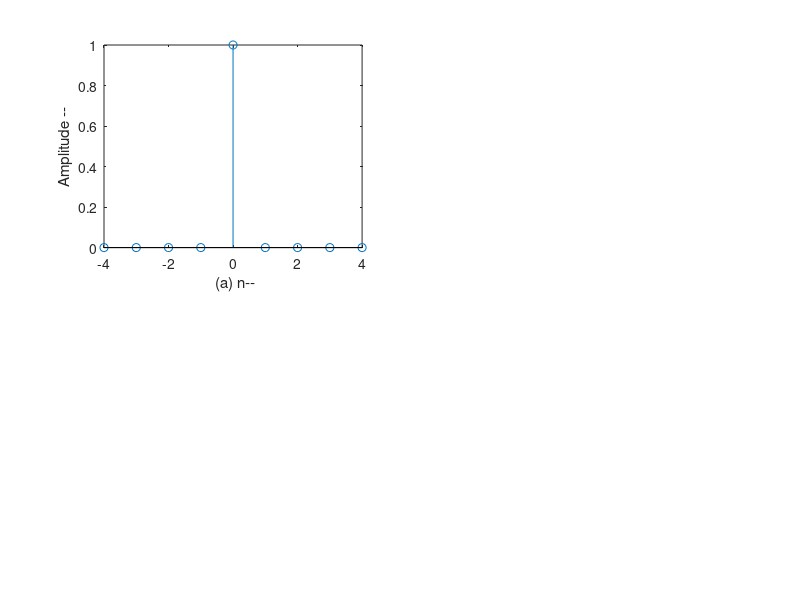

MATLAB code for this plot:
clc;
x=-4:1:4;
y=[zeros(1,4) ones(1,1) zeros(1,4)];
subplot(2,2,1);
stem(x,y);
ylabel('Amplitude --');
xlabel(' (a) n--')
hold on;
